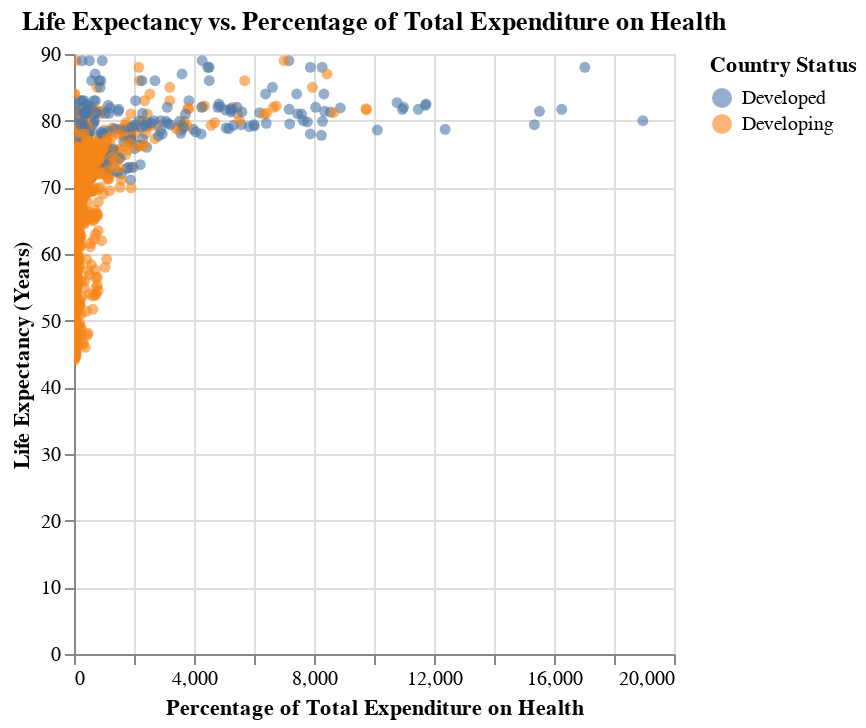

Notebook code for this chart:
### Markdown cell above
### Scatter plot for 'Life expectancy' vs. 'percentage expenditure', colored by 'Status'

### Code cell
import altair as alt

# Create a scatter plot for 'Life expectancy' vs. 'percentage expenditure', colored by 'Status'
chart1 = alt.Chart(df).mark_point(filled=True, opacity=0.6).encode(
    x=alt.X('percentage expenditure', title='Percentage of Total Expenditure on Health'),
    y=alt.Y('Life expectancy', title='Life Expectancy (Years)'),
    color=alt.Color('Status', title='Country Status'),
    tooltip=['Country', 'Year', 'Status', 'Life expectancy', 'percentage expenditure']
).properties(
    title='Life Expectancy vs. Percentage of Total Expenditure on Health'
).interactive() # Make the chart interactive for zooming and panning

chart1.display()

### Figure 1 — Vega-Lite specification as saved in the notebook (floating-point values rounded to 4 significant figures; data arrays with more than 128 entries replaced by an {"elided": "..."} marker saying what was removed)
{"config": {"view": {"continuousWidth": 300, "continuousHeight": 300}}, "data": {"name": "data-95bcd401735928518ee48b4a3040a2af"}, "mark": {"type": "point", "filled": true, "opacity": 0.6}, "encoding": {"color": {"field": "Status", "title": "Country Status", "type": "nominal"}, "tooltip": [{"field": "Country", "type": "nominal"}, {"field": "Year", "type": "quantitative"}, {"field": "Status", "type": "nominal"}, {"field": "Life expectancy", "type": "quantitative"}, {"field": "percentage expenditure", "type": "quantitative"}], "x": {"field": "percentage expenditure", "title": "Percentage of Total Expenditure on Health", "type": "quantitative"}, "y": {"field": "Life expectancy", "title": "Life Expectancy (Years)", "type": "quantitative"}}, "params": [{"name": "param_9", "select": {"type": "interval", "encodings": ["x", "y"]}, "bind": "scales"}], "title": "Life Expectancy vs. Percentage of Total Expenditure on Health", "$schema": "https://vega.github.io/schema/vega-lite/v5.20.1.json", "datasets": {"data-95bcd401735928518ee48b4a3040a2af": {"elided": "1649 records"}}}
